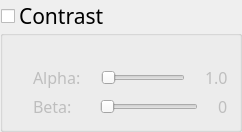
         <widget class="QGroupBox" name="groupBox_Contrast">
          <property name="font">
           <font>
            <family>Microsoft YaHei Light</family>
            <pointsize>16</pointsize>
           </font>
          </property>
          <property name="title">
           <string>Contrast</string>
          </property>
          <property name="checkable">
           <bool>true</bool>
          </property>
          <property name="checked">
           <bool>false</bool>
          </property>
          <layout class="QVBoxLayout" name="verticalLayout">
           <property name="leftMargin">
            <number>30</number>
           </property>
           <property name="topMargin">
            <number>30</number>
           </property>
           <item>
            <layout class="QHBoxLayout" name="horizontalLayout_7" stretch="1,10,1">
             <property name="spacing">
              <number>20</number>
             </property>
             <item>
              <widget class="QLabel" name="label">
               <property name="sizePolicy">
                <sizepolicy hsizetype="Fixed" vsizetype="Preferred">
                 <horstretch>40</horstretch>
                 <verstretch>0</verstretch>
                </sizepolicy>
               </property>
               <property name="font">
                <font>
                 <family>Microsoft YaHei Light</family>
                 <pointsize>12</pointsize>
                </font>
               </property>
               <property name="text">
                <string>Alpha:</string>
               </property>
              </widget>
             </item>
             <item>
              <widget class="QSlider" name="horizontalSlider_ContrastAlpha">
               <property name="minimum">
                <number>10</number>
               </property>
               <property name="maximum">
                <number>30</number>
               </property>
               <property name="pageStep">
                <number>1</number>
               </property>
               <property name="orientation">
                <enum>Qt::Horizontal</enum>
               </property>
              </widget>
             </item>
             <item>
              <widget class="QLabel" name="label_Alpha">
               <property name="font">
                <font>
                 <family>Microsoft YaHei Light</family>
                 <pointsize>12</pointsize>
                </font>
               </property>
               <property name="text">
                <string>1.0</string>
               </property>
              </widget>
             </item>
            </layout>
           </item>
           <item>
            <layout class="QHBoxLayout" name="horizontalLayout_8" stretch="1,10,1">
             <property name="spacing">
              <number>20</number>
             </property>
             <item>
              <widget class="QLabel" name="label_3">
               <property name="sizePolicy">
                <sizepolicy hsizetype="Preferred" vsizetype="Preferred">
                 <horstretch>0</horstretch>
                 <verstretch>0</verstretch>
                </sizepolicy>
               </property>
               <property name="font">
                <font>
                 <family>Microsoft YaHei Light</family>
                 <pointsize>12</pointsize>
                </font>
               </property>
               <property name="text">
                <string>Beta:  </string>
               </property>
              </widget>
             </item>
             <item>
              <widget class="QSlider" name="horizontalSlider_ContrastBeta">
               <property name="maximum">
                <number>100</number>
               </property>
               <property name="orientation">
                <enum>Qt::Horizontal</enum>
               </property>
              </widget>
             </item>
             <item>
              <widget class="QLabel" name="label_Beta">
               <property name="font">
                <font>
                 <family>Microsoft YaHei Light</family>
                 <pointsize>12</pointsize>
                </font>
               </property>
               <property name="text">
                <string>0</string>
               </property>
              </widget>
             </item>
            </layout>
           </item>
          </layout>
         </widget>
